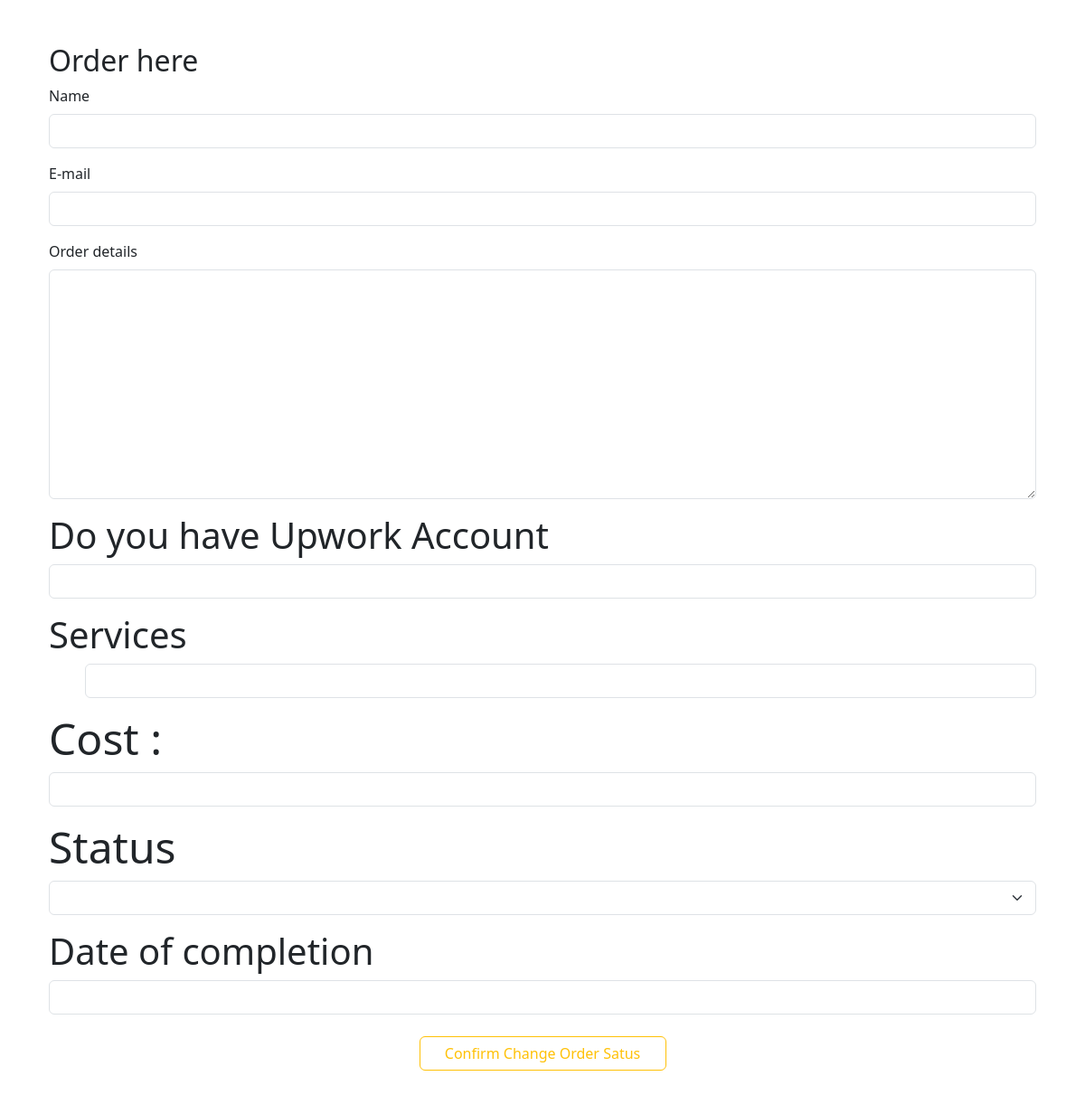
Before: /change/11 with the older database file.
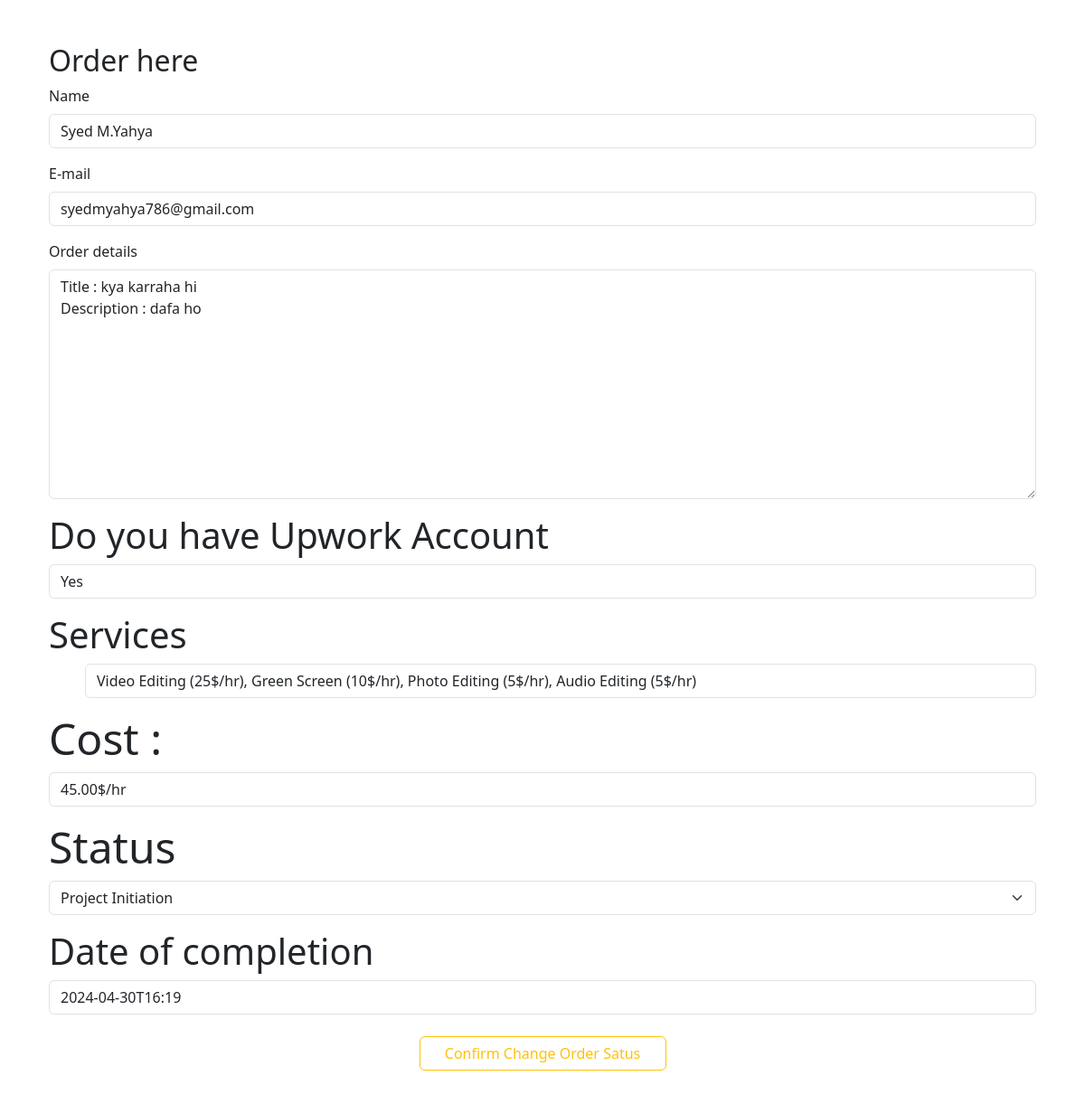
After: the same page with the newer database file.
### app.py (models this page shows, shortened)
class Gig(db.Model):
    __tablename__ = 'gig'
    no = db.Column(db.Integer, primary_key=True)
    name = db.Column(db.String(200), nullable=False)
    email = db.Column(db.String(200), nullable=False)
    info = db.Column(db.String(10000), nullable=False)
    UpAcc = db.Column(db.String(3), nullable=False)
    NatureOfWork = db.Column(db.String(100), nullable=False)
    Cost = db.Column(db.String(50), nullable=False)
    Status = db.Column(db.String(100), nullable=False, default="Ordered")
    DateCreated = db.Column(db.String(80), default=datetime.utcnow().strftime('%Y-%m-%d %H:%M:%S'))
    DateCompleted = db.Column(db.String(80))
    OrderNumber = db.Column(db.String(10))

### app.py (the view, shortened to what this page needs)
@app.route('/change/<int:no>', methods=["GET", "POST"])
def change(no):
    gig = Gig.query.filter_by(no=no).first()
    return render_template("change.html", gig=gig)

### app.py (called while the page is built)
@app.before_request
def check_if_logged_in():
    if (
        not request.path.startswith('/admin') and
        not request.path.startswith('/delete') and
        not request.path.startswith('/change') and
        'logged_in' in session
    ):
        session.pop('logged_in', None)

### templates/change.html (shortened to what this page needs)
{% extends 'base.html' %} {% block title %}Change Status{% endblock %} {% block
body %}
<div class="container my-5 pb-4">
  <div class="container myb-5">
    <form action="/change/{{gig.no}}" method="POST">
      <h2>Order here</h2>
      <div class="mb-3">
        <label for="name" class="form-label">Name</label>
        <input
          required
          type="text"
          class="form-control"
          id="name"
          name="name"
          aria-describedby="emailHelp"
          value="{{gig.name}}"
        />
      </div>
      <div class="mb-3">
        <label for="email" class="form-label">E-mail</label>
        <input
          required
          type="email"
          class="form-control"
          id="email"
          name="email"
          value="{{gig.email}}"
          aria-describedby="emailHelp"
        />
      </div>
      <div class="mb-3">
        <label for="info" class="form-label">Order details</label>
        <textarea
          required
          type="text"
          class="form-control"
          id="info"
          name="info"
          cols="30"
          rows="10"
        >
{{gig.info}}
    </textarea
        >
      </div>
      <div class="mb-3">
        <h6 class="display-6">Do you have Upwork Account</h6>
        <input
          required
          type="text"
          class="form-control"
          id="upacc"
          name="upacc"
          aria-describedby="emailHelp"
          value="{{gig.UpAcc}}"
        />
      </div>
      <div class="mb-3">
        <h6 class="display-6">Services</h6>
        <div class="form-check form-switch">
          <input
            required
            type="text"
            class="form-control"
            id="services"
            name="services"
            aria-describedby="emailHelp"
            value="{{gig.NatureOfWork}}"
          />
        </div>
      </div>
      <div class="mb-3">
        <h5 class="display-5" id="cost">Cost :</h5>
        <input
          required
          type="text"
          class="form-control"
          id="cost"
          name="cost"
          aria-describedby="emailHelp"
          value="{{gig.Cost}}"
        />
      </div>
      <div class="mb-3">
        <h5 class="display-5" id="status">Status</h5>
        <select
          id="status"
          name="status"
          class="form-select"
          aria-label="Default select example"
        >
          <option value="{{gig.Status}}">{{gig.Status}}</option>
          <option value="Ordered">Ordered</option>
        </select>
      </div>
      <div class="mb-3">
        <h6 class="display-6">Date of completion</h6>
        <input
          required
          type="text"
          class="form-control"
          id="datec"
          name="datec"
          aria-describedby="emailHelp"
          value="{{gig.DateCompleted}}"
        />
      </div>
      <div class="d-grid gap-2 col-3 mx-auto">
        <button type="submit" class="btn btn-outline-warning my-2">
          Confirm Change Order Satus
        </button>
      </div>
    </form>
  </div>
</div>
{% endblock %}

Changed rows visible on the page:
added Gig: name "Syed M.Yahya", email "syedmyahya786@gmail.com", info "Title : kya karraha hi Description : dafa ho", upacc "Yes", services "Video Editing (25$/hr), Green Screen (10$/hr), Photo Editing (5$/hr), Audio Editing (5$/hr)", cost "45.00$/hr", status "Project Initiation", datec "2024-04-30T16:19"
